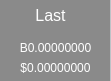
         <widget class="QWidget" name="qWidgetBittrexLast" native="true">
          <property name="geometry">
           <rect>
            <x>120</x>
            <y>180</y>
            <width>111</width>
            <height>81</height>
           </rect>
          </property>
          <property name="palette">
           <palette>
            <active>
             <colorrole role="WindowText">
              <brush brushstyle="SolidPattern">
               <color alpha="255">
                <red>255</red>
                <green>255</green>
                <blue>255</blue>
               </color>
              </brush>
             </colorrole>
             <colorrole role="Button">
              <brush brushstyle="SolidPattern">
               <color alpha="255">
                <red>138</red>
                <green>138</green>
                <blue>138</blue>
               </color>
              </brush>
             </colorrole>
             <colorrole role="Text">
              <brush brushstyle="SolidPattern">
               <color alpha="255">
                <red>255</red>
                <green>255</green>
                <blue>255</blue>
               </color>
              </brush>
             </colorrole>
             <colorrole role="ButtonText">
              <brush brushstyle="SolidPattern">
               <color alpha="255">
                <red>255</red>
                <green>255</green>
                <blue>255</blue>
               </color>
              </brush>
             </colorrole>
             <colorrole role="Base">
              <brush brushstyle="SolidPattern">
               <color alpha="255">
                <red>138</red>
                <green>138</green>
                <blue>138</blue>
               </color>
              </brush>
             </colorrole>
             <colorrole role="Window">
              <brush brushstyle="SolidPattern">
               <color alpha="255">
                <red>138</red>
                <green>138</green>
                <blue>138</blue>
               </color>
              </brush>
             </colorrole>
            </active>
            <inactive>
             <colorrole role="WindowText">
              <brush brushstyle="SolidPattern">
               <color alpha="255">
                <red>255</red>
                <green>255</green>
                <blue>255</blue>
               </color>
              </brush>
             </colorrole>
             <colorrole role="Button">
              <brush brushstyle="SolidPattern">
               <color alpha="255">
                <red>138</red>
                <green>138</green>
                <blue>138</blue>
               </color>
              </brush>
             </colorrole>
             <colorrole role="Text">
              <brush brushstyle="SolidPattern">
               <color alpha="255">
                <red>255</red>
                <green>255</green>
                <blue>255</blue>
               </color>
              </brush>
             </colorrole>
             <colorrole role="ButtonText">
              <brush brushstyle="SolidPattern">
               <color alpha="255">
                <red>255</red>
                <green>255</green>
                <blue>255</blue>
               </color>
              </brush>
             </colorrole>
             <colorrole role="Base">
              <brush brushstyle="SolidPattern">
               <color alpha="255">
                <red>138</red>
                <green>138</green>
                <blue>138</blue>
               </color>
              </brush>
             </colorrole>
             <colorrole role="Window">
              <brush brushstyle="SolidPattern">
               <color alpha="255">
                <red>138</red>
                <green>138</green>
                <blue>138</blue>
               </color>
              </brush>
             </colorrole>
            </inactive>
            <disabled>
             <colorrole role="WindowText">
              <brush brushstyle="SolidPattern">
               <color alpha="255">
                <red>255</red>
                <green>255</green>
                <blue>255</blue>
               </color>
              </brush>
             </colorrole>
             <colorrole role="Button">
              <brush brushstyle="SolidPattern">
               <color alpha="255">
                <red>138</red>
                <green>138</green>
                <blue>138</blue>
               </color>
              </brush>
             </colorrole>
             <colorrole role="Text">
              <brush brushstyle="SolidPattern">
               <color alpha="255">
                <red>255</red>
                <green>255</green>
                <blue>255</blue>
               </color>
              </brush>
             </colorrole>
             <colorrole role="ButtonText">
              <brush brushstyle="SolidPattern">
               <color alpha="255">
                <red>255</red>
                <green>255</green>
                <blue>255</blue>
               </color>
              </brush>
             </colorrole>
             <colorrole role="Base">
              <brush brushstyle="SolidPattern">
               <color alpha="255">
                <red>138</red>
                <green>138</green>
                <blue>138</blue>
               </color>
              </brush>
             </colorrole>
             <colorrole role="Window">
              <brush brushstyle="SolidPattern">
               <color alpha="255">
                <red>138</red>
                <green>138</green>
                <blue>138</blue>
               </color>
              </brush>
             </colorrole>
            </disabled>
           </palette>
          </property>
          <property name="styleSheet">
           <string notr="true">border-right:1px solid #bdc3c7;</string>
          </property>
          <widget class="QLabel" name="lblBittrexLastHeader">
           <property name="geometry">
            <rect>
             <x>0</x>
             <y>0</y>
             <width>101</width>
             <height>31</height>
            </rect>
           </property>
           <property name="palette">
            <palette>
             <active>
              <colorrole role="WindowText">
               <brush brushstyle="SolidPattern">
                <color alpha="255">
                 <red>255</red>
                 <green>255</green>
                 <blue>255</blue>
                </color>
               </brush>
              </colorrole>
              <colorrole role="Button">
               <brush brushstyle="SolidPattern">
                <color alpha="255">
                 <red>138</red>
                 <green>138</green>
                 <blue>138</blue>
                </color>
               </brush>
              </colorrole>
              <colorrole role="Text">
               <brush brushstyle="SolidPattern">
                <color alpha="255">
                 <red>255</red>
                 <green>255</green>
                 <blue>255</blue>
                </color>
               </brush>
              </colorrole>
              <colorrole role="ButtonText">
               <brush brushstyle="SolidPattern">
                <color alpha="255">
                 <red>255</red>
                 <green>255</green>
                 <blue>255</blue>
                </color>
               </brush>
              </colorrole>
              <colorrole role="Base">
               <brush brushstyle="SolidPattern">
                <color alpha="255">
                 <red>138</red>
                 <green>138</green>
                 <blue>138</blue>
                </color>
               </brush>
              </colorrole>
              <colorrole role="Window">
               <brush brushstyle="SolidPattern">
                <color alpha="255">
                 <red>138</red>
                 <green>138</green>
                 <blue>138</blue>
                </color>
               </brush>
              </colorrole>
             </active>
             <inactive>
              <colorrole role="WindowText">
               <brush brushstyle="SolidPattern">
                <color alpha="255">
                 <red>255</red>
                 <green>255</green>
                 <blue>255</blue>
                </color>
               </brush>
              </colorrole>
              <colorrole role="Button">
               <brush brushstyle="SolidPattern">
                <color alpha="255">
                 <red>138</red>
                 <green>138</green>
                 <blue>138</blue>
                </color>
               </brush>
              </colorrole>
              <colorrole role="Text">
               <brush brushstyle="SolidPattern">
                <color alpha="255">
                 <red>255</red>
                 <green>255</green>
                 <blue>255</blue>
                </color>
               </brush>
              </colorrole>
              <colorrole role="ButtonText">
               <brush brushstyle="SolidPattern">
                <color alpha="255">
                 <red>255</red>
                 <green>255</green>
                 <blue>255</blue>
                </color>
               </brush>
              </colorrole>
              <colorrole role="Base">
               <brush brushstyle="SolidPattern">
                <color alpha="255">
                 <red>138</red>
                 <green>138</green>
                 <blue>138</blue>
                </color>
               </brush>
              </colorrole>
              <colorrole role="Window">
               <brush brushstyle="SolidPattern">
                <color alpha="255">
                 <red>138</red>
                 <green>138</green>
                 <blue>138</blue>
                </color>
               </brush>
              </colorrole>
             </inactive>
             <disabled>
              <colorrole role="WindowText">
               <brush brushstyle="SolidPattern">
                <color alpha="255">
                 <red>255</red>
                 <green>255</green>
                 <blue>255</blue>
                </color>
               </brush>
              </colorrole>
              <colorrole role="Button">
               <brush brushstyle="SolidPattern">
                <color alpha="255">
                 <red>138</red>
                 <green>138</green>
                 <blue>138</blue>
                </color>
               </brush>
              </colorrole>
              <colorrole role="Text">
               <brush brushstyle="SolidPattern">
                <color alpha="255">
                 <red>255</red>
                 <green>255</green>
                 <blue>255</blue>
                </color>
               </brush>
              </colorrole>
              <colorrole role="ButtonText">
               <brush brushstyle="SolidPattern">
                <color alpha="255">
                 <red>255</red>
                 <green>255</green>
                 <blue>255</blue>
                </color>
               </brush>
              </colorrole>
              <colorrole role="Base">
               <brush brushstyle="SolidPattern">
                <color alpha="255">
                 <red>138</red>
                 <green>138</green>
                 <blue>138</blue>
                </color>
               </brush>
              </colorrole>
              <colorrole role="Window">
               <brush brushstyle="SolidPattern">
                <color alpha="255">
                 <red>138</red>
                 <green>138</green>
                 <blue>138</blue>
                </color>
               </brush>
              </colorrole>
             </disabled>
            </palette>
           </property>
           <property name="styleSheet">
            <string notr="true">border:none;</string>
           </property>
           <property name="text">
            <string>&lt;html&gt;&lt;head/&gt;&lt;body&gt;&lt;p align=&quot;center&quot;&gt;&lt;span style=&quot; font-size:12pt; color:#ffffff;&quot;&gt;Last&lt;/span&gt;&lt;/p&gt;&lt;/body&gt;&lt;/html&gt;</string>
           </property>
          </widget>
          <widget class="QLabel" name="lblBittrexLastBtc">
           <property name="geometry">
            <rect>
             <x>10</x>
             <y>40</y>
             <width>91</width>
             <height>16</height>
            </rect>
           </property>
           <property name="palette">
            <palette>
             <active>
              <colorrole role="WindowText">
               <brush brushstyle="SolidPattern">
                <color alpha="255">
                 <red>255</red>
                 <green>255</green>
                 <blue>255</blue>
                </color>
               </brush>
              </colorrole>
              <colorrole role="Button">
               <brush brushstyle="SolidPattern">
                <color alpha="255">
                 <red>138</red>
                 <green>138</green>
                 <blue>138</blue>
                </color>
               </brush>
              </colorrole>
              <colorrole role="Text">
               <brush brushstyle="SolidPattern">
                <color alpha="255">
                 <red>255</red>
                 <green>255</green>
                 <blue>255</blue>
                </color>
               </brush>
              </colorrole>
              <colorrole role="ButtonText">
               <brush brushstyle="SolidPattern">
                <color alpha="255">
                 <red>255</red>
                 <green>255</green>
                 <blue>255</blue>
                </color>
               </brush>
              </colorrole>
              <colorrole role="Base">
               <brush brushstyle="SolidPattern">
                <color alpha="255">
                 <red>138</red>
                 <green>138</green>
                 <blue>138</blue>
                </color>
               </brush>
              </colorrole>
              <colorrole role="Window">
               <brush brushstyle="SolidPattern">
                <color alpha="255">
                 <red>138</red>
                 <green>138</green>
                 <blue>138</blue>
                </color>
               </brush>
              </colorrole>
             </active>
             <inactive>
              <colorrole role="WindowText">
               <brush brushstyle="SolidPattern">
                <color alpha="255">
                 <red>255</red>
                 <green>255</green>
                 <blue>255</blue>
                </color>
               </brush>
              </colorrole>
              <colorrole role="Button">
               <brush brushstyle="SolidPattern">
                <color alpha="255">
                 <red>138</red>
                 <green>138</green>
                 <blue>138</blue>
                </color>
               </brush>
              </colorrole>
              <colorrole role="Text">
               <brush brushstyle="SolidPattern">
                <color alpha="255">
                 <red>255</red>
                 <green>255</green>
                 <blue>255</blue>
                </color>
               </brush>
              </colorrole>
              <colorrole role="ButtonText">
               <brush brushstyle="SolidPattern">
                <color alpha="255">
                 <red>255</red>
                 <green>255</green>
                 <blue>255</blue>
                </color>
               </brush>
              </colorrole>
              <colorrole role="Base">
               <brush brushstyle="SolidPattern">
                <color alpha="255">
                 <red>138</red>
                 <green>138</green>
                 <blue>138</blue>
                </color>
               </brush>
              </colorrole>
              <colorrole role="Window">
               <brush brushstyle="SolidPattern">
                <color alpha="255">
                 <red>138</red>
                 <green>138</green>
                 <blue>138</blue>
                </color>
               </brush>
              </colorrole>
             </inactive>
             <disabled>
              <colorrole role="WindowText">
               <brush brushstyle="SolidPattern">
                <color alpha="255">
                 <red>255</red>
                 <green>255</green>
                 <blue>255</blue>
                </color>
               </brush>
              </colorrole>
              <colorrole role="Button">
               <brush brushstyle="SolidPattern">
                <color alpha="255">
                 <red>138</red>
                 <green>138</green>
                 <blue>138</blue>
                </color>
               </brush>
              </colorrole>
              <colorrole role="Text">
               <brush brushstyle="SolidPattern">
                <color alpha="255">
                 <red>255</red>
                 <green>255</green>
                 <blue>255</blue>
                </color>
               </brush>
              </colorrole>
              <colorrole role="ButtonText">
               <brush brushstyle="SolidPattern">
                <color alpha="255">
                 <red>255</red>
                 <green>255</green>
                 <blue>255</blue>
                </color>
               </brush>
              </colorrole>
              <colorrole role="Base">
               <brush brushstyle="SolidPattern">
                <color alpha="255">
                 <red>138</red>
                 <green>138</green>
                 <blue>138</blue>
                </color>
               </brush>
              </colorrole>
              <colorrole role="Window">
               <brush brushstyle="SolidPattern">
                <color alpha="255">
                 <red>138</red>
                 <green>138</green>
                 <blue>138</blue>
                </color>
               </brush>
              </colorrole>
             </disabled>
            </palette>
           </property>
           <property name="font">
            <font>
             <pointsize>-1</pointsize>
            </font>
           </property>
           <property name="styleSheet">
            <string notr="true">border:none;</string>
           </property>
           <property name="text">
            <string>&lt;html&gt;&lt;head/&gt;&lt;body&gt;&lt;p&gt;&lt;span style=&quot; font-size:9pt; color:#ffffff;&quot;&gt;B0.00000000&lt;/span&gt;&lt;/p&gt;&lt;/body&gt;&lt;/html&gt;</string>
           </property>
           <property name="alignment">
            <set>Qt::AlignCenter</set>
           </property>
          </widget>
          <widget class="QLabel" name="lblBittrexLastUsd">
           <property name="geometry">
            <rect>
             <x>10</x>
             <y>60</y>
             <width>91</width>
             <height>16</height>
            </rect>
           </property>
           <property name="palette">
            <palette>
             <active>
              <colorrole role="WindowText">
               <brush brushstyle="SolidPattern">
                <color alpha="255">
                 <red>255</red>
                 <green>255</green>
                 <blue>255</blue>
                </color>
               </brush>
              </colorrole>
              <colorrole role="Button">
               <brush brushstyle="SolidPattern">
                <color alpha="255">
                 <red>138</red>
                 <green>138</green>
                 <blue>138</blue>
                </color>
               </brush>
              </colorrole>
              <colorrole role="Text">
               <brush brushstyle="SolidPattern">
                <color alpha="255">
                 <red>255</red>
                 <green>255</green>
                 <blue>255</blue>
                </color>
               </brush>
              </colorrole>
              <colorrole role="ButtonText">
               <brush brushstyle="SolidPattern">
                <color alpha="255">
                 <red>255</red>
                 <green>255</green>
                 <blue>255</blue>
                </color>
               </brush>
              </colorrole>
              <colorrole role="Base">
               <brush brushstyle="SolidPattern">
                <color alpha="255">
                 <red>138</red>
                 <green>138</green>
                 <blue>138</blue>
                </color>
               </brush>
              </colorrole>
              <colorrole role="Window">
               <brush brushstyle="SolidPattern">
                <color alpha="255">
                 <red>138</red>
                 <green>138</green>
                 <blue>138</blue>
                </color>
               </brush>
              </colorrole>
             </active>
             <inactive>
              <colorrole role="WindowText">
               <brush brushstyle="SolidPattern">
                <color alpha="255">
                 <red>255</red>
                 <green>255</green>
                 <blue>255</blue>
                </color>
               </brush>
              </colorrole>
              <colorrole role="Button">
               <brush brushstyle="SolidPattern">
                <color alpha="255">
                 <red>138</red>
                 <green>138</green>
                 <blue>138</blue>
                </color>
               </brush>
              </colorrole>
              <colorrole role="Text">
               <brush brushstyle="SolidPattern">
                <color alpha="255">
                 <red>255</red>
                 <green>255</green>
                 <blue>255</blue>
                </color>
               </brush>
              </colorrole>
              <colorrole role="ButtonText">
               <brush brushstyle="SolidPattern">
                <color alpha="255">
                 <red>255</red>
                 <green>255</green>
                 <blue>255</blue>
                </color>
               </brush>
              </colorrole>
              <colorrole role="Base">
               <brush brushstyle="SolidPattern">
                <color alpha="255">
                 <red>138</red>
                 <green>138</green>
                 <blue>138</blue>
                </color>
               </brush>
              </colorrole>
              <colorrole role="Window">
               <brush brushstyle="SolidPattern">
                <color alpha="255">
                 <red>138</red>
                 <green>138</green>
                 <blue>138</blue>
                </color>
               </brush>
              </colorrole>
             </inactive>
             <disabled>
              <colorrole role="WindowText">
               <brush brushstyle="SolidPattern">
                <color alpha="255">
                 <red>255</red>
                 <green>255</green>
                 <blue>255</blue>
                </color>
               </brush>
              </colorrole>
              <colorrole role="Button">
               <brush brushstyle="SolidPattern">
                <color alpha="255">
                 <red>138</red>
                 <green>138</green>
                 <blue>138</blue>
                </color>
               </brush>
              </colorrole>
              <colorrole role="Text">
               <brush brushstyle="SolidPattern">
                <color alpha="255">
                 <red>255</red>
                 <green>255</green>
                 <blue>255</blue>
                </color>
               </brush>
              </colorrole>
              <colorrole role="ButtonText">
               <brush brushstyle="SolidPattern">
                <color alpha="255">
                 <red>255</red>
                 <green>255</green>
                 <blue>255</blue>
                </color>
               </brush>
              </colorrole>
              <colorrole role="Base">
               <brush brushstyle="SolidPattern">
                <color alpha="255">
                 <red>138</red>
                 <green>138</green>
                 <blue>138</blue>
                </color>
               </brush>
              </colorrole>
              <colorrole role="Window">
               <brush brushstyle="SolidPattern">
                <color alpha="255">
                 <red>138</red>
                 <green>138</green>
                 <blue>138</blue>
                </color>
               </brush>
              </colorrole>
             </disabled>
            </palette>
           </property>
           <property name="styleSheet">
            <string notr="true">border:none;</string>
           </property>
           <property name="text">
            <string>&lt;html&gt;&lt;head/&gt;&lt;body&gt;&lt;p&gt;&lt;span style=&quot; font-size:9pt; color:#ffffff;&quot;&gt;$0.00000000&lt;/span&gt;&lt;/p&gt;&lt;/body&gt;&lt;/html&gt;</string>
           </property>
           <property name="alignment">
            <set>Qt::AlignCenter</set>
           </property>
          </widget>
         </widget>
